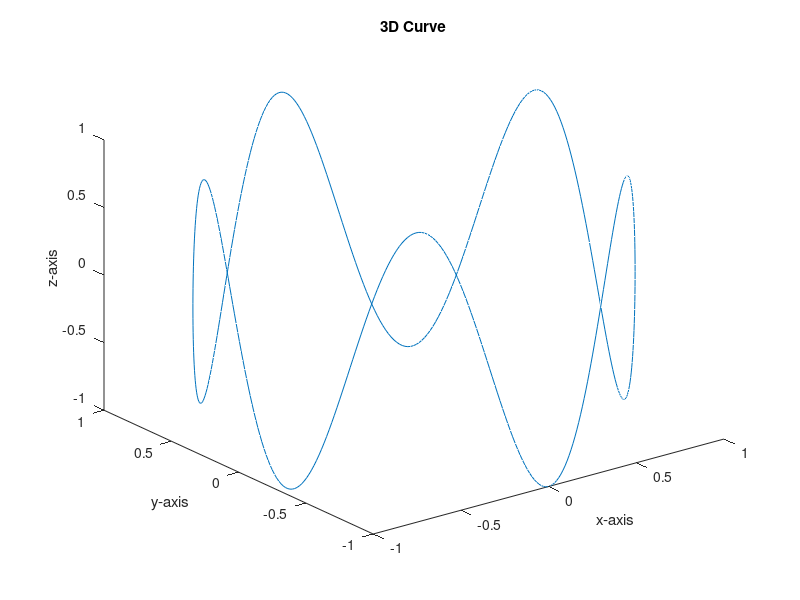

This chart was generated by the following MATLAB code:
clc
clear all
t = linspace(0,2*pi,500);
x = cos(t);
y = sin(t);
z = sin(5*t);
comet3(x,y,z)
plot3(x,y,z)
xlabel('x-axis')
ylabel('y-axis')
zlabel('z-axis')
title('3D Curve')